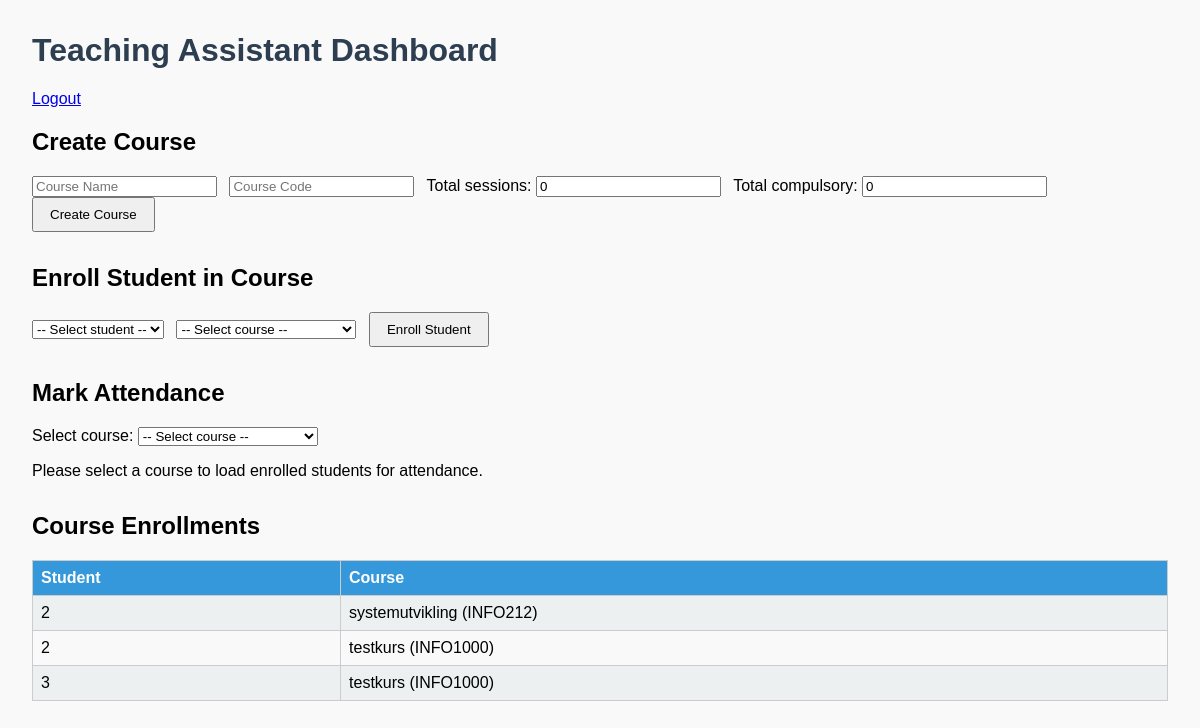
Page / (signed in) on the earlier database version.
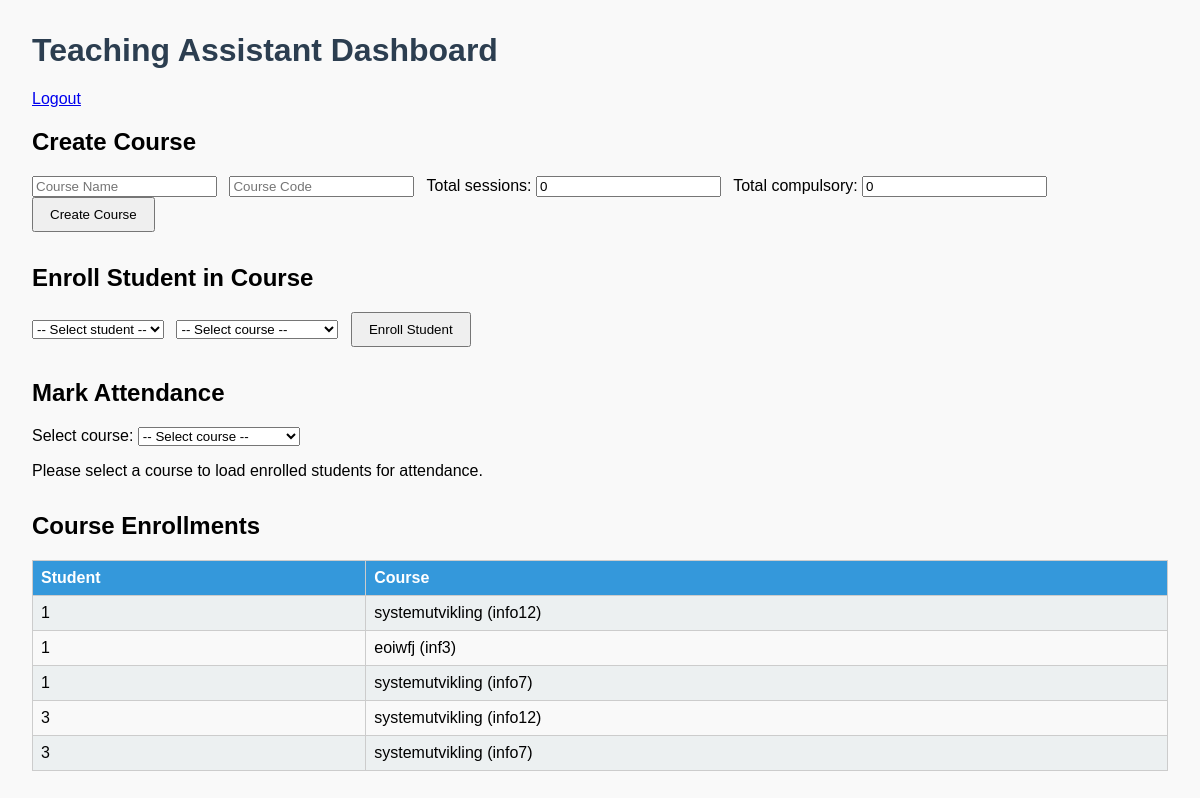
Same page on the later database version.
### tables this page shows
CREATE TABLE courses (
            id INTEGER PRIMARY KEY AUTOINCREMENT,
            course_name TEXT NOT NULL,
            course_code TEXT NOT NULL,
            total_sessions INTEGER DEFAULT 0,
            compulsory_sessions INTEGER DEFAULT 0
        );

CREATE TABLE students (
            id INTEGER PRIMARY KEY AUTOINCREMENT,
            name TEXT NOT NULL UNIQUE
        );

### attendence-tracker/app.py (the view, shortened to what this page needs)
@app.route('/', methods=['GET', 'POST'])
def index():
    if 'user' not in session:
        return redirect(url_for('login'))
    role = session.get('role')
    conn = sqlite3.connect(DB_NAME)
    c = conn.cursor()
    if role == 'ta':
        selected_course = request.values.get('selected_course')
        c.execute('SELECT id, course_name, course_code, total_sessions, compulsory_sessions FROM courses ORDER BY course_name')
        courses = c.fetchall()
        course_info = None
        students = []
        c.execute('SELECT id, name FROM students ORDER BY name')
        all_students = c.fetchall()
        c.execute('''
            SELECT s.name, c.course_name, c.course_code
            FROM course_enrollments ce
            JOIN students s ON ce.student_id = s.id
            JOIN courses c ON ce.course_id = c.id
            ORDER BY s.name
        ''')
        enrollments = c.fetchall()
        conn.close()
        return render_template('index.html',
                               students=students,
                               all_students=all_students,
                               courses=courses,
                               enrollments=enrollments,
                               selected_course=selected_course,
                               course_info=course_info,
                               role=role)

### attendence-tracker/templates/index.html (shortened to what this page needs)
<!DOCTYPE html>
<html lang="en">
<head>
    <link rel="stylesheet" href="{{ url_for('static', filename='style.css') }}">
</head>
<body>
    <h1>Teaching Assistant Dashboard</h1>
    <a href="{{ url_for('logout') }}">Logout</a>
    <section>
        <h2>Create Course</h2>
        <form method="POST">
            <input type="text" name="course_name" placeholder="Course Name" required>
            <input type="text" name="course_code" placeholder="Course Code" required>
            <label>
                Total sessions:
                <input type="number" name="total_sessions" min="0" value="0" required>
            </label>
            <label>
                Total compulsory:
                <input type="number" name="compulsory_sessions" min="0" value="0" required>
            </label>
            <button type="submit">Create Course</button>
        </form>
    </section>
    <section>
        <h2>Enroll Student in Course</h2>
        <form method="POST">
            <select name="student_id" required>
                <option value="">-- Select student --</option>
            </select>
            <select name="course_id" required>
                <option value="">-- Select course --</option>
            </select>
            <button type="submit" name="enroll_student">Enroll Student</button>
        </form>
    </section>
    <section>
        <h2>Mark Attendance</h2>
        <form method="GET">
            <label>Select course:
                <select name="selected_course" onchange="this.form.submit()">
                    <option value="">-- Select course --</option>
                </select>
            </label>
        </form>
        {% if selected_course %}
        <h3>Course info</h3>
        {% if course_info %}
            <p>Total sessions: {{ course_info.total_sessions }}</p>
            <p>Compulsory sessions: {{ course_info.compulsory_sessions }}</p>
            <p>Total allowed absences: {{ course_info.allowed_skips }}</p>
        {% endif %}
        <form method="POST">
            <input type="hidden" name="selected_course" value="{{ selected_course }}">
            <label>Date: <input type="date" name="attendance_date" required></label>
            <table>
                <tr><th>Select</th><th>Name</th><th>Absences</th><th>Remaining allowed absences</th><th>Status</th></tr>
                {% for s in students %}
                <tr>
                    <td>
                        <input type="checkbox" name="selected_student" value="{{ s[0] }}">
                    </td>
                    <td>{{ s[1] }}</td>
                    <td>{{ s[2] }}</td>
                    <td>{{ s[3] }}</td>
                    <td>
                        <select name="status_{{ s[0] }}">
                            <option value="Present">Present</option>
                            <option value="Absent">Absent</option>
                        </select>
                    </td>
                </tr>
                {% endfor %}
            </table>
            <button type="submit">Save Attendance</button>
        </form>
        {% else %}
        <p>Please select a course to load enrolled students for attendance.</p>
        {% endif %}
    </section>
    <section>
        <h2>Course Enrollments</h2>
        <table>
            <tr><th>Student</th><th>Course</th></tr>
            {% for e in enrollments %}
            <tr><td>{{ e[0] }}</td><td>{{ e[1] }} ({{ e[2] }})</td></tr>
            {% endfor %}
        </table>
    </section>
</body>
</html>

### attendence-tracker/static/style.css (style rules this page uses)
body { font-family: Arial, sans-serif; margin: 2rem; background: #f9f9f9; }
h1 { color: #2c3e50; }
table { width: 100%; border-collapse: collapse; margin: 1rem 0; }
th, td { border: 1px solid #ccc; padding: 0.5rem; text-align: left; }
th { background: #3498db; color: white; }
tr:nth-child(even) { background: #ecf0f1; }
section { margin-bottom: 2rem; }
button { padding: 0.5rem 1rem; }
input, select { margin-right: 0.5rem; }

Differences in the rows shown:
no longer on one of the page's lists (row edited): courses: name "3", course_name "testkurs", course_code "INFO1000"
now on one of the page's lists (row edited): courses: name "3", course_name "systemutvikling", course_code "info12"
changed courses: name "2" → "1"; course_code "INFO212" → "info12"
changed courses: name "2" → "1"; course_name "testkurs" → "eoiwfj"; course_code "INFO1000" → "inf3"
added courses: name "1", course_name "systemutvikling", course_code "info7", name "3"
